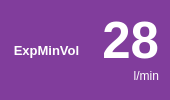
           <widget class="QFrame" name="frame_28">
            <property name="maximumSize">
             <size>
              <width>170</width>
              <height>120</height>
             </size>
            </property>
            <property name="styleSheet">
             <string notr="true">border-radius: 15px;
background-color: rgb(129, 61, 156);
color: rgb(255, 255, 255);
</string>
            </property>
            <property name="frameShape">
             <enum>QFrame::Box</enum>
            </property>
            <property name="frameShadow">
             <enum>QFrame::Raised</enum>
            </property>
            <property name="lineWidth">
             <number>-17</number>
            </property>
            <property name="midLineWidth">
             <number>-8</number>
            </property>
            <layout class="QHBoxLayout" name="horizontalLayout_16">
             <item>
              <widget class="QLabel" name="label_63">
               <property name="font">
                <font>
                 <pointsize>10</pointsize>
                 <weight>75</weight>
                 <bold>true</bold>
                </font>
               </property>
               <property name="text">
                <string>ExpMinVol</string>
               </property>
               <property name="alignment">
                <set>Qt::AlignCenter</set>
               </property>
              </widget>
             </item>
             <item>
              <layout class="QVBoxLayout" name="verticalLayout_26">
               <property name="spacing">
                <number>0</number>
               </property>
               <item>
                <widget class="QLabel" name="label_64">
                 <property name="font">
                  <font>
                   <pointsize>38</pointsize>
                   <weight>75</weight>
                   <bold>true</bold>
                  </font>
                 </property>
                 <property name="lineWidth">
                  <number>1</number>
                 </property>
                 <property name="text">
                  <string>28</string>
                 </property>
                 <property name="alignment">
                  <set>Qt::AlignRight|Qt::AlignTrailing|Qt::AlignVCenter</set>
                 </property>
                </widget>
               </item>
               <item>
                <widget class="QLabel" name="label_65">
                 <property name="font">
                  <font>
                   <pointsize>9</pointsize>
                  </font>
                 </property>
                 <property name="text">
                  <string>l/min</string>
                 </property>
                 <property name="alignment">
                  <set>Qt::AlignRight|Qt::AlignTop|Qt::AlignTrailing</set>
                 </property>
                </widget>
               </item>
              </layout>
             </item>
            </layout>
           </widget>
